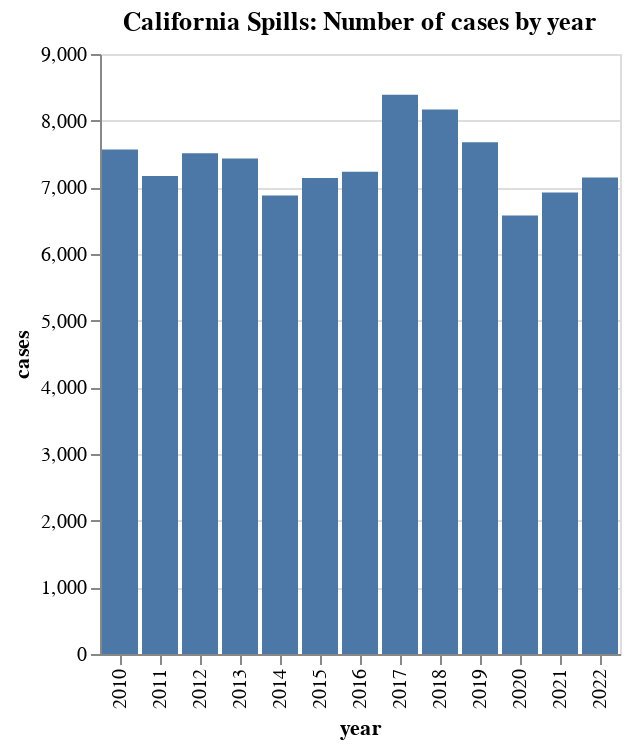

The notebook cell this image was saved under:
### Markdown cell above
#### Visualize

### Code cell
alt.Chart(annual_cases).mark_bar().encode(
    x='year:O',
    y='cases'
).properties(
    title='California Spills: Number of cases by year'
)

### Figure 1 — Vega-Lite specification as saved in the notebook (floating-point values rounded to 4 significant figures)
{"config": {"view": {"continuousWidth": 300, "continuousHeight": 300}}, "data": {"name": "data-81457dd7f7d0053da91802f99241bc0d"}, "mark": {"type": "bar"}, "encoding": {"x": {"field": "year", "type": "ordinal"}, "y": {"field": "cases", "type": "quantitative"}}, "title": "California Spills: Number of cases by year", "$schema": "https://vega.github.io/schema/vega-lite/v5.15.1.json", "datasets": {"data-81457dd7f7d0053da91802f99241bc0d": [{"year": 2010, "cases": 7566}, {"year": 2011, "cases": 7169}, {"year": 2012, "cases": 7513}, {"year": 2013, "cases": 7432}, {"year": 2014, "cases": 6877}, {"year": 2015, "cases": 7139}, {"year": 2016, "cases": 7235}, {"year": 2017, "cases": 8388}, {"year": 2018, "cases": 8167}, {"year": 2019, "cases": 7678}, {"year": 2020, "cases": 6577}, {"year": 2021, "cases": 6922}, {"year": 2022, "cases": 7149}]}}
